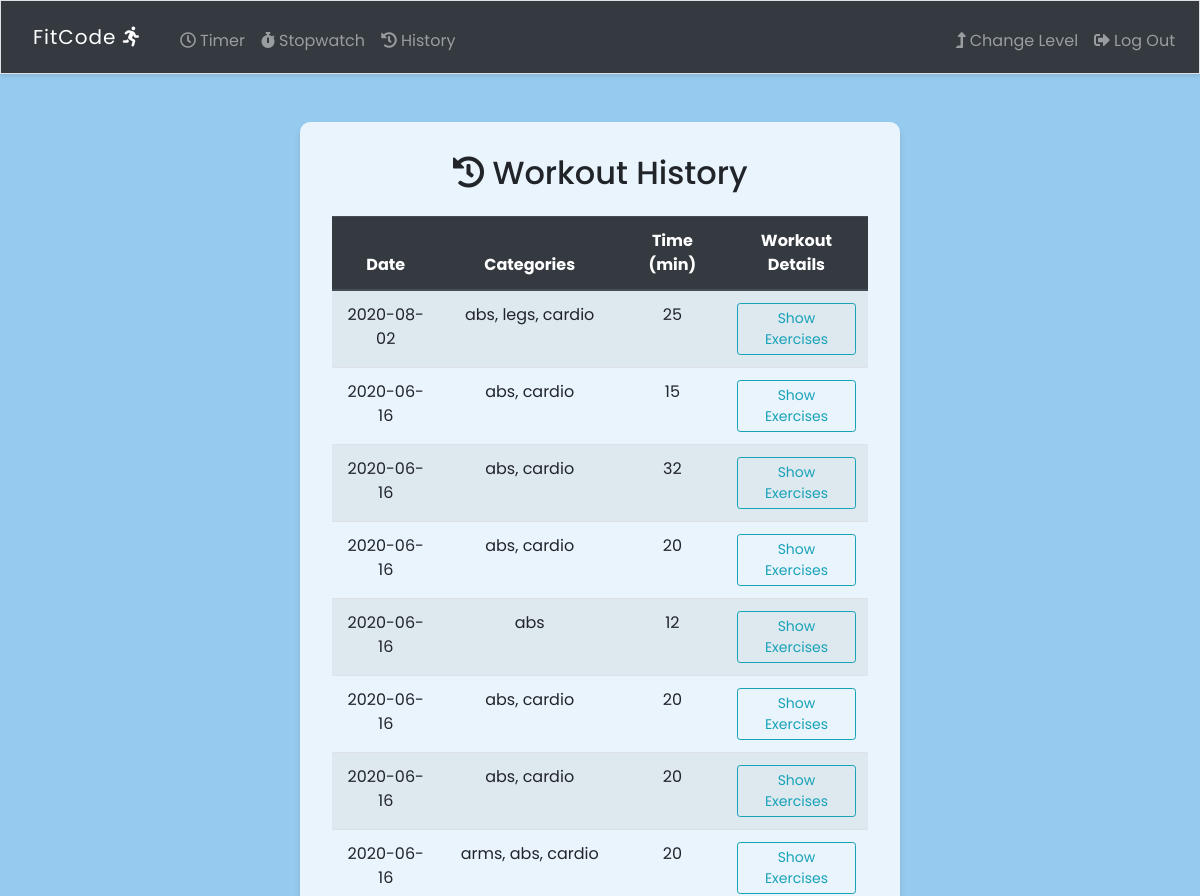
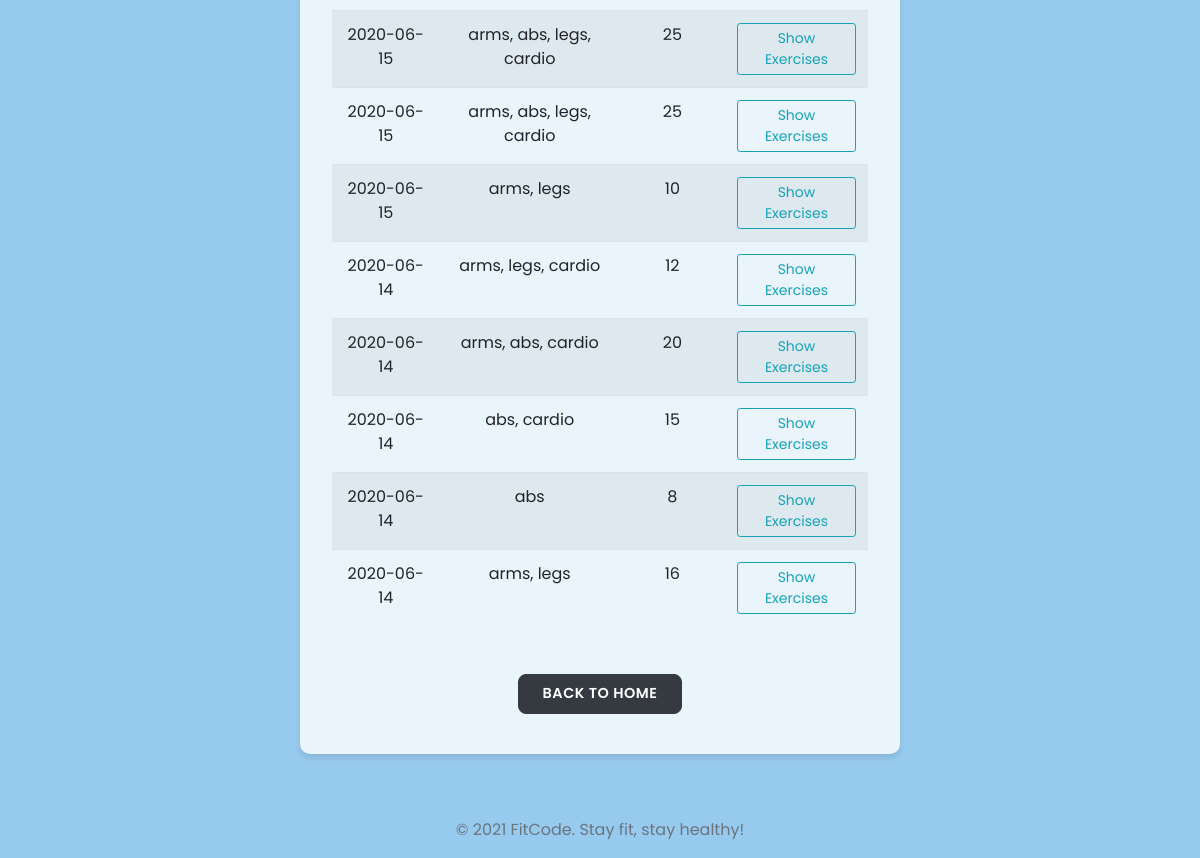
Screenshot of /history (signed in) with the database file from the repository (2 pictures, top to bottom).
### application.py (models this page shows)
class Workout(db.Model):
    __tablename__ = 'workouts'
    id = Column(Integer, nullable=False)
    time = Column(Integer, nullable=False)
    categories = Column(String)
    workout = Column(String)
    timestamp = Column(DateTime, default=func.current_timestamp())
    __mapper_args__ = {
        'primary_key': [id, timestamp]
    }

### application.py (the view)
@app.route("/history")
@login_required
def history():
     result = db.session.execute(text("SELECT * FROM workouts WHERE id=:user_id ORDER BY timestamp DESC"),
                             {"user_id": session.get("user_id", None)})
     history = result.fetchall()
     length = len(history)
     return render_template("history.html", history=history, length=length)

### application.py (called while the page is built)
@app.after_request
def after_request(response):
    response.headers["Cache-Control"] = "no-cache, no-store, must-revalidate"
    response.headers["Expires"] = 0
    response.headers["Pragma"] = "no-cache"
    return response

def login_required(f):
    @wraps(f)
    def decorated_function(*args, **kwargs):
        if session.get("user_id") is None:
            return redirect("/login")
        return f(*args, **kwargs)
    return decorated_function

### templates/history.html (shortened to what this page needs)
{% extends "layout.html" %}
{% block class %}
    histique
{% endblock %}
{% block body %}
    <div class="form-container">
        <h2 class="mb-4"><i class="fas fa-history mr-2"></i>Workout History</h2>
        {% if length == 0 %}
            <div class="alert alert-info">
                You haven't completed any workouts yet. <a href="/time" class="alert-link">Start your first workout now!</a>
            </div>
        {% else %}
            <div class="table-responsive">
                <table class="table table-striped table-hover">
                    <thead class="thead-dark">
                        <tr>
                            <th>Date</th>
                            <th>Categories</th>
                            <th>Time (min)</th>
                            <th>Workout Details</th>
                        </tr>
                    </thead>
                    <tbody>
                        {% for workout in range(length): %}
                        <tr>
                            <td>{{ history[workout][4] }}</td>
                            <td>{{ history[workout][2] }}</td>
                            <td>{{ history[workout][1] }}</td>
                            <td>
                                <button class="btn btn-sm btn-outline-info" type="button" data-toggle="collapse"
                                        data-target="#workout{{ workout }}" aria-expanded="false" aria-controls="workout{{ workout }}">
                                    Show Exercises
                                </button>
                            </td>
                        </tr>
                        {% endfor %}
                    </tbody>
                </table>
            </div>
        {% endif %}
        <div class="mt-4">
            <a href="/" class="btn btn-dark">Back to Home</a>
        </div>
    </div>
{% endblock %}

### templates/layout.html (shortened to what this page needs)
<!DOCTYPE html>
<html lang="en">
    <head>
        <link href="https://stackpath.bootstrapcdn.com/bootstrap/4.3.1/css/bootstrap.min.css" rel="stylesheet">
        <link rel="stylesheet" href="https://cdnjs.cloudflare.com/ajax/libs/font-awesome/5.15.3/css/all.min.css">
        <link href="/static/styles.css" rel="stylesheet">
    </head>
    <body class="{% block class %}{% endblock %}">
        <nav class="navbar navbar-expand-md navbar-dark bg-dark border">
            <a class="navbar-brand" href="/"><span class="nav-link">FitCode <i class="fas fa-running"></i></span></a>
            <div class="collapse navbar-collapse" id="navbar">
                {% if session.user_id %}
                    <ul class="navbar-nav mr-auto mt-2">
                        <li class="nav-item"><a class="nav-link" href="/timer"><i class="far fa-clock mr-1"></i>Timer</a></li>
                        <li class="nav-item"><a class="nav-link" href="/stopwatch"><i class="fas fa-stopwatch mr-1"></i>Stopwatch</a></li>
                        <li class="nav-item"><a class="nav-link" href="/history"><i class="fas fa-history mr-1"></i>History</a></li>
                    </ul>
                    <ul class="navbar-nav ml-auto mt-2">
                        <li class="nav-item"><a class="nav-link" href="/level"><i class="fas fa-level-up-alt mr-1"></i>Change Level</a></li>
                        <li class="nav-item"><a class="nav-link" href="/logout"><i class="fas fa-sign-out-alt mr-1"></i>Log Out</a></li>
                    </ul>
                {% else %}
                    <ul class="navbar-nav ml-auto mt-2">
                        <li class="nav-item"><a class="nav-link" href="/register"><i class="fas fa-user-plus mr-1"></i>Register</a></li>
                        <li class="nav-item"><a class="nav-link" href="/login"><i class="fas fa-sign-in-alt mr-1"></i>Log In</a></li>
                    </ul>
                {% endif %}
            </div>
        </nav>
        <main class="container p-5">
            {% block body %}
            {% endblock %}
        </main>
        <footer class="footer mt-auto py-3 text-center">
            <div class="container">
                <span class="text-muted">&copy; 2021 FitCode. Stay fit, stay healthy!</span>
            </div>
        </footer>
    </body>
</html>

### static/styles.css (style rules this page uses)
body { font-family: 'Poppins', sans-serif; }
main { overflow-x: auto; text-align: center; padding: 2rem 0; }
.histique { background-color: #97CAEF; }
.btn-outline-success, .btn-outline-danger, .btn-outline-dark, .btn-dark { margin: 0.5rem; border-radius: 8px; font-family: 'Poppins', sans-serif; text-transform: uppercase; font-size: 0.9rem; font-weight: 600; letter-spacing: 0.5px; padding: 0.5rem 1.5rem; }
.navbar { box-shadow: 0 2px 4px rgba(0,0,0,0.1); }
.navbar-brand { font-family: 'Montserrat', sans-serif; font-weight: 700; letter-spacing: 1px; }
.nav-link { font-family: 'Poppins', sans-serif; font-weight: 400; transition: color 0.3s; }
.form-container { background-color: rgba(255, 255, 255, 0.8); padding: 2rem; border-radius: 10px; box-shadow: 0 4px 6px rgba(0, 0, 0, 0.1); margin: 0 auto; max-width: 600px; }

### rows the page displays
Workout: timestamp "2020-08-02", categories "abs, legs, cardio", time "25"
Workout: timestamp "2020-06-16", categories "abs, cardio", time "15"
Workout: timestamp "2020-06-16", categories "abs, cardio", time "32"
Workout: timestamp "2020-06-16", categories "abs, cardio", time "20"
Workout: timestamp "2020-06-16", categories "abs", time "12"
Workout: timestamp "2020-06-16", categories "abs, cardio", time "20"
Workout: timestamp "2020-06-16", categories "abs, cardio", time "20"
Workout: timestamp "2020-06-16", categories "arms, abs, cardio", time "20"
Workout: timestamp "2020-06-15", categories "arms, abs, legs, cardio", time "25"
Workout: timestamp "2020-06-15", categories "arms, abs, legs, cardio", time "25"
Workout: timestamp "2020-06-15", categories "arms, legs", time "10"
Workout: timestamp "2020-06-14", categories "arms, legs, cardio", time "12"
Workout: timestamp "2020-06-14", categories "arms, abs, cardio", time "20"
Workout: timestamp "2020-06-14", categories "abs, cardio", time "15"
Workout: timestamp "2020-06-14", categories "abs", time "8"
Workout: timestamp "2020-06-14", categories "arms, legs", time "16"
